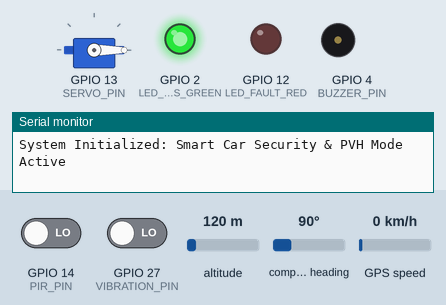
Bench run of a sketch on a simulated ESP32. On the bench: servo, output pins drawn as LEDs (lit = HIGH), buzzer (waves = sounding, pin HIGH), the last lines printed to the serial monitor. The test bench sets the inputs (shaded band); at power-on: GPIO 27 (VIBRATION_PIN) LOW, GPIO 14 (PIR_PIN) LOW, altitude 120 m, compass heading 90°, GPS speed 0 km/h. The GPS gets a fix after 3 s at 37.7749, -122.4194 with 8 satellites.

Above: at 1.2 s.
1.3 s: GPIO 27 (VIBRATION_PIN) driven HIGH
At 2.1 s:
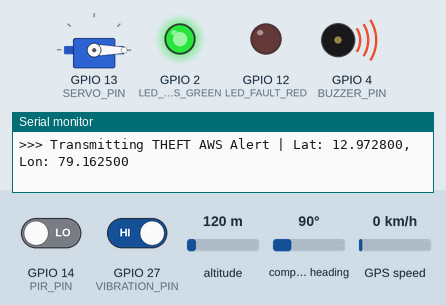
5.4 s: GPIO 14 (PIR_PIN) driven HIGH
At 7.8 s:
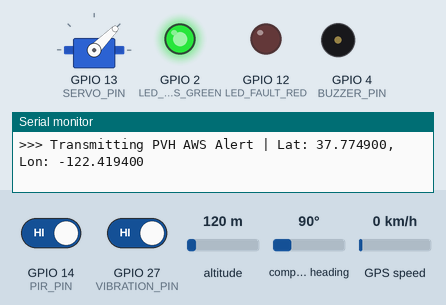
9.5 s: GPIO 27 (VIBRATION_PIN) driven LOW
At 9.5 s:
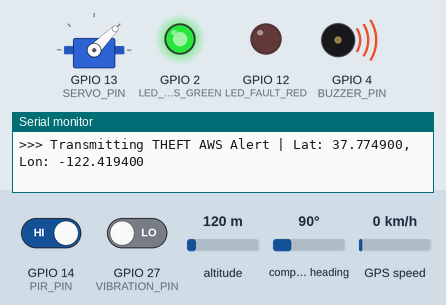
11.9 s: GPIO 14 (PIR_PIN) driven LOW
Timing chart, 0 to 14.9 s (numbered marks = the images above; inputs shaded):
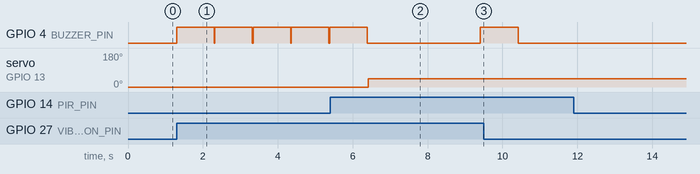

The sketch:

vehicle_security_pvh.ino
```cpp
#include <Arduino.h>
#include <ESP32Servo.h>
#include <TinyGPS++.h>
#include "config.h"

// Global Hardware & Sensor Objects
Servo myServo;
TinyGPSPlus gps;
HardwareSerial gpsSerial(2); // UART2 mapped to GPIO16 (RX) and GPIO17 (TX)

// State Variables
int lastPIRState = LOW;
int lastVibrationState = LOW;
unsigned long lastStatusPrint = 0;
bool isVehicleLocked = true;
bool isIgnitionOff = true;

void setup() {
    Serial.begin(115200);
    gpsSerial.begin(GPS_BAUD, SERIAL_8N1, RXD2, TXD2);

    // Initialize GPIO Pin Modes
    pinMode(PIR_PIN, INPUT);
    pinMode(VIBRATION_PIN, INPUT);
    pinMode(BUZZER_PIN, OUTPUT);
    pinMode(LED_FAULT_RED, OUTPUT);
    pinMode(LED_STATUS_GREEN, OUTPUT);

    // Attach Servo Motor for Window Ventilation Actuation
    myServo.attach(SERVO_PIN);
    myServo.write(0); // Window fully closed initially

    // Self-Diagnosis Check
    digitalWrite(LED_STATUS_GREEN, HIGH);
    digitalWrite(LED_FAULT_RED, LOW);
    Serial.println("System Initialized: Smart Car Security & PVH Mode Active");
}

void loop() {
    // Continuously parse incoming GPS NMEA strings
    while (gpsSerial.available() > 0) {
        gps.encode(gpsSerial.read());
    }

    if (!isVehicleLocked || !isIgnitionOff) {
        // Vehicle is in use; remain in dormant mode
        return;
    }

    int currentPIR = digitalRead(PIR_PIN);
    int currentVibration = digitalRead(VIBRATION_PIN);

    // MODE 1: Preventive Vehicle Heatstroke (PVH Mode)
    if (currentPIR == HIGH) {
        Serial.println(">>> [PVH ALERT] Motion detected in locked cabin! Child detected.");
        // Actuate window to vent hot air
        myServo.write(WINDOW_VENT_ANGLE);

        // Gather GPS Telemetry
        double lat = gps.location.isValid() ? gps.location.lat() : 12.9728;
        double lon = gps.location.isValid() ? gps.location.lng() : 79.1625;

        Serial.printf(">>> Transmitting PVH AWS Alert | Lat: %.6f, Lon: %.6f\n", lat, lon);
        delay(3000); // Debounce to prevent multiple trigger bursts
    }

    // MODE 2: Anti-Theft & Intrusion Detection Mode
    if (currentVibration == HIGH) {
        Serial.println(">>> [THEFT ALERT] Structural impact / forced entry detected!");
        // Sound local audible alarm
        digitalWrite(BUZZER_PIN, HIGH);

        double lat = gps.location.isValid() ? gps.location.lat() : 12.9728;
        double lon = gps.location.isValid() ? gps.location.lng() : 79.1625;

        Serial.printf(">>> Transmitting THEFT AWS Alert | Lat: %.6f, Lon: %.6f\n", lat, lon);
        delay(1000);
        digitalWrite(BUZZER_PIN, LOW);
    }

    // Periodic Telemetry Logger (matching serial monitor diagnostics)
    if (millis() - lastStatusPrint >= STATUS_PRINT_INTERVAL_MS) {
        double currentLat = gps.location.isValid() ? gps.location.lat() : 12.972511;
        double currentLon = gps.location.isValid() ? gps.location.lng() : 79.162432;

        Serial.printf("STATUS | PIR: %s | Vibration: %s | GPS Fix: %s | Sats: %d | Lat: %.6f | Lng: %.6f\n",
                      (currentPIR == HIGH ? "Active" : "Quiet"),
                      (currentVibration == HIGH ? "Shock" : "Quiet"),
                      (gps.location.isValid() ? "Yes" : "Searching"),
                      gps.satellites.value(),
                      currentLat,
                      currentLon);
        lastStatusPrint = millis();
    }
}
```

config.h
```cpp
#ifndef CONFIG_H
#define CONFIG_H

// --- Hardware Pin Definitions ---
static const int PIR_PIN = 14;          // GPIO 14 for PIR sensor output
static const int VIBRATION_PIN = 27;    // GPIO 27 for SW-420 vibration sensor
static const int SERVO_PIN = 13;        // GPIO 13 for Servo motor signal
static const int BUZZER_PIN = 4;        // GPIO 4 for alarm buzzer
static const int LED_FAULT_RED = 12;    // Fault indication LED
static const int LED_STATUS_GREEN = 2;  // Ready state LED

// --- GPS Hardware Serial 2 (UART2) ---
#define RXD2 16
#define TXD2 17
static const uint32_t GPS_BAUD = 9600;

// --- System Thresholds & Parameters ---
#define GEOFENCE_RADIUS_KM 2.0
#define WINDOW_VENT_ANGLE 45            // Servo angle for partial window opening
#define STATUS_PRINT_INTERVAL_MS 5000   // Periodic serial telemetry rate

#endif // CONFIG_H
```

Measured:
- after the input at 1.3 s, GPIO 4 (BUZZER_PIN): alternates HIGH for 1.0 s and LOW for 0.02 s, starting at once
- after the input at 5.4 s, servo on GPIO 13 (SERVO_PIN): 0° → 45° after 1.0 s
